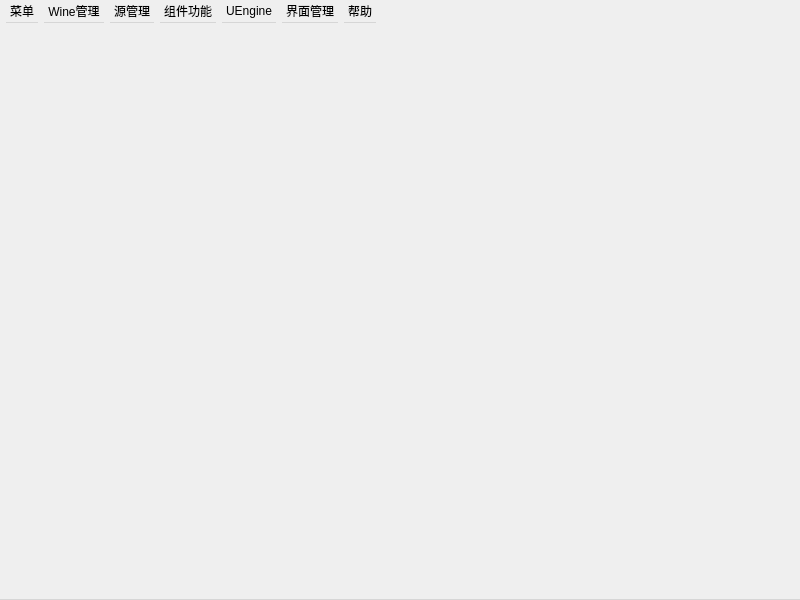
<?xml version="1.0" encoding="UTF-8"?>
<ui version="4.0">
 <class>vek</class>
 <widget class="QWidget" name="vek">
  <property name="windowModality">
   <enum>Qt::NonModal</enum>
  </property>
  <property name="geometry">
   <rect>
    <x>0</x>
    <y>0</y>
    <width>800</width>
    <height>600</height>
   </rect>
  </property>
  <property name="sizePolicy">
   <sizepolicy hsizetype="Minimum" vsizetype="Minimum">
    <horstretch>0</horstretch>
    <verstretch>0</verstretch>
   </sizepolicy>
  </property>
  <property name="minimumSize">
   <size>
    <width>800</width>
    <height>600</height>
   </size>
  </property>
  <property name="maximumSize">
   <size>
    <width>16777215</width>
    <height>16777215</height>
   </size>
  </property>
  <property name="windowTitle">
   <string>Vek</string>
  </property>
  <layout class="QGridLayout" name="gridLayout_2" rowstretch="1,22">
   <property name="leftMargin">
    <number>0</number>
   </property>
   <property name="topMargin">
    <number>0</number>
   </property>
   <property name="rightMargin">
    <number>0</number>
   </property>
   <property name="bottomMargin">
    <number>0</number>
   </property>
   <property name="spacing">
    <number>0</number>
   </property>
   <item row="1" column="0">
    <widget class="QFrame" name="frame">
     <property name="frameShape">
      <enum>QFrame::StyledPanel</enum>
     </property>
     <property name="frameShadow">
      <enum>QFrame::Raised</enum>
     </property>
     <layout class="QVBoxLayout" name="verticalLayout" stretch="10,90">
      <property name="spacing">
       <number>3</number>
      </property>
      <property name="leftMargin">
       <number>3</number>
      </property>
      <property name="topMargin">
       <number>3</number>
      </property>
      <property name="rightMargin">
       <number>3</number>
      </property>
      <property name="bottomMargin">
       <number>3</number>
      </property>
      <item>
       <widget class="QFrame" name="frame_2">
        <property name="sizePolicy">
         <sizepolicy hsizetype="Preferred" vsizetype="Fixed">
          <horstretch>0</horstretch>
          <verstretch>0</verstretch>
         </sizepolicy>
        </property>
        <property name="minimumSize">
         <size>
          <width>0</width>
          <height>0</height>
         </size>
        </property>
        <property name="frameShape">
         <enum>QFrame::NoFrame</enum>
        </property>
        <property name="frameShadow">
         <enum>QFrame::Plain</enum>
        </property>
        <property name="lineWidth">
         <number>1</number>
        </property>
        <layout class="QHBoxLayout" name="horizontalLayout_2" stretch="5,5,5,5,5,5,5">
         <property name="spacing">
          <number>1</number>
         </property>
         <property name="leftMargin">
          <number>0</number>
         </property>
         <property name="topMargin">
          <number>0</number>
         </property>
         <property name="rightMargin">
          <number>0</number>
         </property>
         <property name="bottomMargin">
          <number>0</number>
         </property>
         <item>
          <widget class="QPushButton" name="pushButton_InstallApp">
           <property name="sizePolicy">
            <sizepolicy hsizetype="Fixed" vsizetype="Preferred">
             <horstretch>0</horstretch>
             <verstretch>0</verstretch>
            </sizepolicy>
           </property>
           <property name="minimumSize">
            <size>
             <width>80</width>
             <height>50</height>
            </size>
           </property>
           <property name="text">
            <string>安装应用</string>
           </property>
          </widget>
         </item>
         <item>
          <widget class="QPushButton" name="pushButton_initDocker">
           <property name="sizePolicy">
            <sizepolicy hsizetype="Fixed" vsizetype="Preferred">
             <horstretch>0</horstretch>
             <verstretch>0</verstretch>
            </sizepolicy>
           </property>
           <property name="text">
            <string>增加容器</string>
           </property>
          </widget>
         </item>
         <item>
          <widget class="QPushButton" name="pushButton_vekAddApp">
           <property name="sizePolicy">
            <sizepolicy hsizetype="Fixed" vsizetype="Preferred">
             <horstretch>0</horstretch>
             <verstretch>0</verstretch>
            </sizepolicy>
           </property>
           <property name="minimumSize">
            <size>
             <width>80</width>
             <height>50</height>
            </size>
           </property>
           <property name="text">
            <string>增加应用</string>
           </property>
          </widget>
         </item>
         <item>
          <widget class="QFrame" name="fram_wrserver">
           <property name="enabled">
            <bool>true</bool>
           </property>
           <property name="frameShape">
            <enum>QFrame::StyledPanel</enum>
           </property>
           <layout class="QVBoxLayout" name="verticalLayout_3">
            <property name="spacing">
             <number>0</number>
            </property>
            <property name="leftMargin">
             <number>0</number>
            </property>
            <property name="topMargin">
             <number>0</number>
            </property>
            <property name="rightMargin">
             <number>0</number>
            </property>
            <property name="bottomMargin">
             <number>0</number>
            </property>
            <item>
             <widget class="QLabel" name="label">
              <property name="text">
               <string>winetricks上游服务器</string>
              </property>
              <property name="alignment">
               <set>Qt::AlignCenter</set>
              </property>
             </widget>
            </item>
            <item>
             <widget class="QComboBox" name="comboBox_wServer"/>
            </item>
           </layout>
           <zorder>comboBox_wServer</zorder>
           <zorder>label</zorder>
          </widget>
         </item>
         <item>
          <widget class="QPushButton" name="pushButton_ServerTest">
           <property name="sizePolicy">
            <sizepolicy hsizetype="Fixed" vsizetype="Preferred">
             <horstretch>0</horstretch>
             <verstretch>0</verstretch>
            </sizepolicy>
           </property>
           <property name="text">
            <string>测速服务器</string>
           </property>
          </widget>
         </item>
         <item>
          <widget class="QPushButton" name="pushButton_SetHosts">
           <property name="sizePolicy">
            <sizepolicy hsizetype="Fixed" vsizetype="Preferred">
             <horstretch>0</horstretch>
             <verstretch>0</verstretch>
            </sizepolicy>
           </property>
           <property name="text">
            <string>修改hosts</string>
           </property>
          </widget>
         </item>
         <item>
          <widget class="QFrame" name="frame3">
           <property name="sizePolicy">
            <sizepolicy hsizetype="Maximum" vsizetype="Fixed">
             <horstretch>0</horstretch>
             <verstretch>0</verstretch>
            </sizepolicy>
           </property>
           <property name="maximumSize">
            <size>
             <width>16777215</width>
             <height>125</height>
            </size>
           </property>
           <property name="frameShape">
            <enum>QFrame::StyledPanel</enum>
           </property>
           <layout class="QVBoxLayout" name="verticalLayout_2">
            <property name="spacing">
             <number>1</number>
            </property>
            <property name="leftMargin">
             <number>1</number>
            </property>
            <property name="topMargin">
             <number>1</number>
            </property>
            <property name="rightMargin">
             <number>1</number>
            </property>
            <property name="bottomMargin">
             <number>1</number>
            </property>
            <item>
             <layout class="QHBoxLayout" name="horizontalLayout_3">
              <item>
               <widget class="QLabel" name="label_AppSize">
                <property name="text">
                 <string>应用总数:</string>
                </property>
                <property name="alignment">
                 <set>Qt::AlignCenter</set>
                </property>
               </widget>
              </item>
              <item>
               <widget class="QLabel" name="label_appSizeText">
                <property name="text">
                 <string/>
                </property>
                <property name="alignment">
                 <set>Qt::AlignCenter</set>
                </property>
               </widget>
              </item>
             </layout>
            </item>
            <item>
             <layout class="QHBoxLayout" name="horizontalLayout">
              <item>
               <widget class="QLabel" name="label_3">
                <property name="text">
                 <string>当前运行:</string>
                </property>
               </widget>
              </item>
              <item>
               <widget class="QLabel" name="label_Run_Proc">
                <property name="text">
                 <string/>
                </property>
               </widget>
              </item>
             </layout>
            </item>
           </layout>
          </widget>
         </item>
        </layout>
       </widget>
      </item>
      <item>
       <layout class="QGridLayout" name="gridLayout">
        <property name="sizeConstraint">
         <enum>QLayout::SetDefaultConstraint</enum>
        </property>
        <property name="spacing">
         <number>0</number>
        </property>
        <item row="0" column="0">
         <widget class="vekAppPanel" name="tabWidget">
          <property name="sizePolicy">
           <sizepolicy hsizetype="Preferred" vsizetype="Preferred">
            <horstretch>0</horstretch>
            <verstretch>0</verstretch>
           </sizepolicy>
          </property>
          <property name="minimumSize">
           <size>
            <width>0</width>
            <height>0</height>
           </size>
          </property>
         </widget>
        </item>
       </layout>
      </item>
     </layout>
    </widget>
   </item>
  </layout>
  <widget class="QMenuBar" name="menubar">
   <property name="geometry">
    <rect>
     <x>0</x>
     <y>0</y>
     <width>800</width>
     <height>600</height>
    </rect>
   </property>
   <property name="sizePolicy">
    <sizepolicy hsizetype="Preferred" vsizetype="Preferred">
     <horstretch>0</horstretch>
     <verstretch>0</verstretch>
    </sizepolicy>
   </property>
   <property name="minimumSize">
    <size>
     <width>800</width>
     <height>600</height>
    </size>
   </property>
   <property name="nativeMenuBar">
    <bool>false</bool>
   </property>
   <widget class="QMenu" name="menu">
    <property name="sizePolicy">
     <sizepolicy hsizetype="Preferred" vsizetype="Preferred">
      <horstretch>0</horstretch>
      <verstretch>0</verstretch>
     </sizepolicy>
    </property>
    <property name="contextMenuPolicy">
     <enum>Qt::DefaultContextMenu</enum>
    </property>
    <property name="acceptDrops">
     <bool>true</bool>
    </property>
    <property name="title">
     <string>菜单</string>
    </property>
    <addaction name="action_inst_app"/>
    <addaction name="action_add_docker"/>
    <addaction name="action_AddApp"/>
    <addaction name="action_clear_ico"/>
    <addaction name="action_Exit"/>
   </widget>
   <widget class="QMenu" name="menuWine">
    <property name="sizePolicy">
     <sizepolicy hsizetype="Preferred" vsizetype="Preferred">
      <horstretch>0</horstretch>
      <verstretch>0</verstretch>
     </sizepolicy>
    </property>
    <property name="title">
     <string>Wine管理</string>
    </property>
    <addaction name="action_WineInstall"/>
   </widget>
   <widget class="QMenu" name="menu_2">
    <property name="sizePolicy">
     <sizepolicy hsizetype="Preferred" vsizetype="Preferred">
      <horstretch>0</horstretch>
      <verstretch>0</verstretch>
     </sizepolicy>
    </property>
    <property name="title">
     <string>帮助</string>
    </property>
    <addaction name="action_SHA256"/>
    <addaction name="action_About"/>
   </widget>
   <widget class="QMenu" name="menu_3">
    <property name="sizePolicy">
     <sizepolicy hsizetype="Preferred" vsizetype="Preferred">
      <horstretch>0</horstretch>
      <verstretch>0</verstretch>
     </sizepolicy>
    </property>
    <property name="title">
     <string>源管理</string>
    </property>
    <addaction name="action_EditSource"/>
   </widget>
   <widget class="QMenu" name="menu_4">
    <property name="sizePolicy">
     <sizepolicy hsizetype="Preferred" vsizetype="Preferred">
      <horstretch>0</horstretch>
      <verstretch>0</verstretch>
     </sizepolicy>
    </property>
    <property name="title">
     <string>界面管理</string>
    </property>
    <widget class="QMenu" name="menu_5">
     <property name="title">
      <string>主题样式</string>
     </property>
     <addaction name="styleDefault"/>
     <addaction name="styleDark"/>
     <addaction name="styleLight"/>
    </widget>
    <widget class="QMenu" name="menu_6">
     <property name="title">
      <string>切换列表样式</string>
     </property>
     <addaction name="action_West"/>
     <addaction name="action_North"/>
    </widget>
    <addaction name="menu_5"/>
    <addaction name="menu_6"/>
   </widget>
   <widget class="QMenu" name="menu_7">
    <property name="title">
     <string>组件功能</string>
    </property>
    <addaction name="action_repair_stalonetray"/>
    <addaction name="action_repair_wineprc"/>
    <addaction name="action_repair_winetricks"/>
   </widget>
   <widget class="QMenu" name="menuUEngine">
    <property name="title">
     <string>UEngine</string>
    </property>
    <addaction name="action_Inst_UEngine"/>
    <addaction name="action_Run_UEngine"/>
    <addaction name="action_InstApp_UEngine"/>
    <addaction name="action_UnInst_UEngine"/>
    <addaction name="action_UEngine_deepin"/>
   </widget>
   <addaction name="menu"/>
   <addaction name="menuWine"/>
   <addaction name="menu_3"/>
   <addaction name="menu_7"/>
   <addaction name="menuUEngine"/>
   <addaction name="menu_4"/>
   <addaction name="menu_2"/>
  </widget>
  <action name="action_AddApp">
   <property name="text">
    <string>增加游戏</string>
   </property>
  </action>
  <action name="action_About">
   <property name="text">
    <string>关于</string>
   </property>
  </action>
  <action name="action_WineInstall">
   <property name="text">
    <string>Wine安装</string>
   </property>
  </action>
  <action name="action_Exit">
   <property name="text">
    <string>退出</string>
   </property>
  </action>
  <action name="action_EditSource">
   <property name="text">
    <string>修改源</string>
   </property>
  </action>
  <action name="styleDefault">
   <property name="text">
    <string>Default</string>
   </property>
   <property name="toolTip">
    <string>Default</string>
   </property>
  </action>
  <action name="styleDark">
   <property name="text">
    <string>Dark</string>
   </property>
   <property name="toolTip">
    <string>Dark </string>
   </property>
  </action>
  <action name="styleLight">
   <property name="text">
    <string>Light</string>
   </property>
   <property name="toolTip">
    <string>Light</string>
   </property>
  </action>
  <action name="langChinese">
   <property name="text">
    <string>Chinese</string>
   </property>
  </action>
  <action name="langEnglish">
   <property name="text">
    <string>English</string>
   </property>
  </action>
  <action name="action_Dev">
   <property name="text">
    <string>开发功能测试</string>
   </property>
  </action>
  <action name="action_SHA256">
   <property name="text">
    <string>计算文件SHA256</string>
   </property>
  </action>
  <action name="action_West">
   <property name="text">
    <string>横列</string>
   </property>
  </action>
  <action name="action_North">
   <property name="text">
    <string>竖列</string>
   </property>
  </action>
  <action name="action_repair_stalonetray">
   <property name="text">
    <string>修复stalonetray</string>
   </property>
   <property name="toolTip">
    <string>修复stalonetray</string>
   </property>
  </action>
  <action name="action_repair_wineprc">
   <property name="text">
    <string>修复wineprc</string>
   </property>
  </action>
  <action name="action_repair_winetricks">
   <property name="text">
    <string>修复winetricks</string>
   </property>
  </action>
  <action name="action_clear_ico">
   <property name="text">
    <string>清理图标</string>
   </property>
  </action>
  <action name="action_inst_app">
   <property name="text">
    <string>安装应用</string>
   </property>
  </action>
  <action name="action_add_docker">
   <property name="text">
    <string>增加容器</string>
   </property>
  </action>
  <action name="action_Inst_UEngine">
   <property name="text">
    <string>安装UEngine</string>
   </property>
  </action>
  <action name="action_Run_UEngine">
   <property name="text">
    <string>启动UEngine</string>
   </property>
  </action>
  <action name="action_InstApp_UEngine">
   <property name="text">
    <string>安装APK To UEngine</string>
   </property>
  </action>
  <action name="action_UnInst_UEngine">
   <property name="text">
    <string>卸载UEngine</string>
   </property>
  </action>
  <action name="action_UEngine_deepin">
   <property name="text">
    <string>警告:该UEngine仅限于deepin系统其他系统未知</string>
   </property>
  </action>
 </widget>
 <customwidgets>
  <customwidget>
   <class>vekAppPanel</class>
   <extends>QTabWidget</extends>
   <header>src/view/aview/vekAppPanel.h</header>
   <container>1</container>
  </customwidget>
 </customwidgets>
 <resources/>
 <connections/>
</ui>
